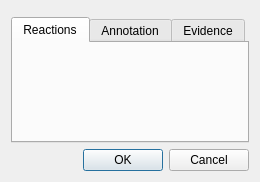
<?xml version="1.0" encoding="UTF-8"?>
<ui version="4.0">
 <class>GeneEditDialog</class>
 <widget class="QDialog" name="GeneEditDialog">
  <property name="geometry">
   <rect>
    <x>0</x>
    <y>0</y>
    <width>260</width>
    <height>182</height>
   </rect>
  </property>
  <property name="windowTitle">
   <string>Edit Gene</string>
  </property>
  <layout class="QVBoxLayout" name="verticalLayout">
   <item>
    <widget class="GeneAttributesDisplayWidget" name="attributeWidget" native="true"/>
   </item>
   <item>
    <widget class="QTabWidget" name="tabWidget">
     <property name="currentIndex">
      <number>0</number>
     </property>
     <widget class="ReactionsDisplayWidget" name="reactionTab">
      <attribute name="title">
       <string>Reactions</string>
      </attribute>
      <layout class="QVBoxLayout" name="verticalLayout_2"/>
     </widget>
     <widget class="AnnotationDisplayWidget" name="tab_annotations">
      <attribute name="title">
       <string>Annotation</string>
      </attribute>
      <layout class="QVBoxLayout" name="verticalLayout_3"/>
     </widget>
     <widget class="EvidenceDisplayWidget" name="evidenceTab">
      <attribute name="title">
       <string>Evidence</string>
      </attribute>
     </widget>
    </widget>
   </item>
   <item>
    <widget class="QDialogButtonBox" name="buttonBox">
     <property name="orientation">
      <enum>Qt::Horizontal</enum>
     </property>
     <property name="standardButtons">
      <set>QDialogButtonBox::Cancel|QDialogButtonBox::Ok</set>
     </property>
    </widget>
   </item>
  </layout>
 </widget>
 <customwidgets>
  <customwidget>
   <class>AnnotationDisplayWidget</class>
   <extends>QWidget</extends>
   <header>GEMEditor.widgets.model</header>
   <container>1</container>
   <slots>
    <slot>save_state()</slot>
   </slots>
  </customwidget>
  <customwidget>
   <class>ReactionsDisplayWidget</class>
   <extends>QWidget</extends>
   <header>GEMEditor.widgets.model</header>
   <container>1</container>
  </customwidget>
  <customwidget>
   <class>GeneAttributesDisplayWidget</class>
   <extends>QWidget</extends>
   <header>GEMEditor.widgets.model</header>
   <container>1</container>
  </customwidget>
  <customwidget>
   <class>EvidenceDisplayWidget</class>
   <extends>QWidget</extends>
   <header>GEMEditor.widgets.model</header>
   <container>1</container>
  </customwidget>
 </customwidgets>
 <resources/>
 <connections>
  <connection>
   <sender>buttonBox</sender>
   <signal>accepted()</signal>
   <receiver>GeneEditDialog</receiver>
   <slot>accept()</slot>
   <hints>
    <hint type="sourcelabel">
     <x>211</x>
     <y>207</y>
    </hint>
    <hint type="destinationlabel">
     <x>157</x>
     <y>274</y>
    </hint>
   </hints>
  </connection>
  <connection>
   <sender>buttonBox</sender>
   <signal>rejected()</signal>
   <receiver>GeneEditDialog</receiver>
   <slot>reject()</slot>
   <hints>
    <hint type="sourcelabel">
     <x>211</x>
     <y>207</y>
    </hint>
    <hint type="destinationlabel">
     <x>286</x>
     <y>274</y>
    </hint>
   </hints>
  </connection>
 </connections>
 <slots>
  <slot>activate_button()</slot>
  <slot>save_state()</slot>
  <slot>save_dialog_geometry()</slot>
 </slots>
</ui>
